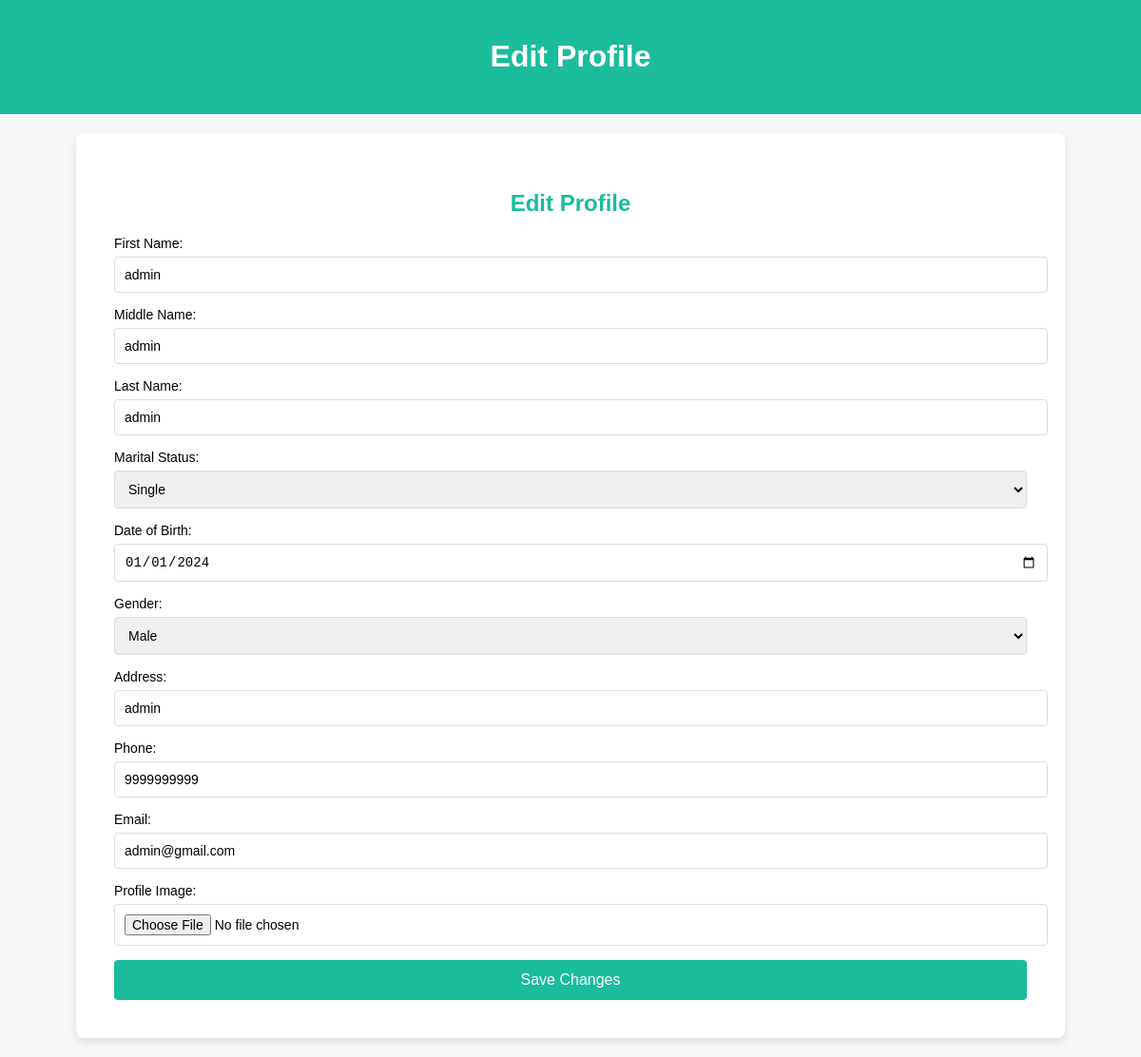
The app's page /pedit.php?Patient_Id=1 with its own data.
### tables this page shows
CREATE TABLE `patients` (
  `Patient_Id` int(11) NOT NULL,
  `password` varchar(64) DEFAULT NULL,
  `Patient_FirstName` varchar(20) NOT NULL,
  `Patient_MiddleName` varchar(20) DEFAULT NULL,
  `Patient_LastName` varchar(20) DEFAULT NULL,
  `Patient_DOB` date DEFAULT NULL,
  `Patient_Gender` varchar(10) DEFAULT NULL,
  `Patient_Address` varchar(255) DEFAULT NULL,
  `Patient_Phone` varchar(15) DEFAULT NULL,
  `Patient_Email` varchar(255) DEFAULT NULL,
  `verified` tinyint(1) NOT NULL DEFAULT 0,
  `profile_img` varchar(255) NOT NULL,
  `Patient_Marital_Status` varchar(20) NOT NULL,
  `security_question` varchar(255) NOT NULL,
  `security_answer` varchar(255) NOT NULL
);

### pedit.php (the view, shortened to what this page needs)
<?php
include_once 'db.php';
$errors = [];
$patientDetails = [];
if (isset($_GET['Patient_Id'])) {
    $patientId = (int)$_GET['Patient_Id'];
    $stmt = $conn->prepare("SELECT * FROM patients WHERE Patient_Id = ?");
    $stmt->bind_param("i", $patientId);
    $stmt->execute();
    $result = $stmt->get_result();
    if ($result->num_rows > 0) {
        $patientDetails = $result->fetch_assoc();
    } else {
        $errors[] = "Patient not found.";
    }
}
$patientDetails = array_merge([
    'Patient_FirstName' => '',
    'Patient_MiddleName' => '',
    'Patient_LastName' => '',
    'Patient_Maritial_Status' => '',
    'Patient_DOB' => '',
    'Patient_Gender' => '',
    'Patient_Address' => '',
    'Patient_Phone' => '',
    'Patient_Email' => '',
    'profile_img' => 'dp/default.png'
], $patientDetails);
?>
<!DOCTYPE html>
<html lang="en">
<head>
</head>
<body>
<header>
    <h1>Edit Profile</h1>
</header>
<div class="content">
    <form class="edit-form" method="POST" action="" enctype="multipart/form-data">
        <h2>Edit Profile</h2>
        <label for="firstName">First Name:</label>
        <input type="text" id="firstName" name="firstName" value="<?= htmlspecialchars($patientDetails['Patient_FirstName']) ?>" required>
        <label for="middleName">Middle Name:</label>
        <input type="text" id="middleName" name="middleName" value="<?= isset($patientDetails['Patient_MiddleName']) ? htmlspecialchars($patientDetails['Patient_MiddleName']) : '' ?>">
        <label for="lastName">Last Name:</label>
        <input type="text" id="lastName" name="lastName" value="<?= htmlspecialchars($patientDetails['Patient_LastName']) ?>" required>
        <label for="maritalStatus">Marital Status:</label>
        <select id="maritalStatus" name="maritalStatus" required>
            <option value="Single" <?= $patientDetails['Patient_Maritial_Status'] == 'Single' ? 'selected' : '' ?>>Single</option>
        </select>
        <label for="dob">Date of Birth:</label>
        <input type="date" id="dob" name="dob" value="<?= htmlspecialchars($patientDetails['Patient_DOB']) ?>" required>
        <label for="gender">Gender:</label>
        <select id="gender" name="gender" required>
            <option value="Male" <?= $patientDetails['Patient_Gender'] == 'Male' ? 'selected' : '' ?>>Male</option>
        </select>
        <label for="address">Address:</label>
        <input type="text" id="address" name="address" value="<?= htmlspecialchars($patientDetails['Patient_Address']) ?>" required>
        <label for="phone">Phone:</label>
        <input type="text" id="phone" name="phone" value="<?= htmlspecialchars($patientDetails['Patient_Phone']) ?>" required>
        <label for="email">Email:</label>
        <input type="email" id="email" name="email" value="<?= htmlspecialchars($patientDetails['Patient_Email']) ?>" required>
        <label for="profile_img">Profile Image:</label>
        <input type="file" id="profile_img" name="profile_img">
        <button type="submit" class="save-button">Save Changes</button>
    </form>
</div>
</body>
</html>

### pedit.php (style rules this page uses)
body { font-family: Arial, sans-serif; background-color: #f7f7f7; margin: 0; padding: 0; }
header { background-color: #1ABC9C; color: white; padding: 20px; text-align: center; }
.content { margin: 20px auto; padding: 40px; width: 80%; background-color: white; box-shadow: 0 4px 8px rgba(0, 0, 0, 0.1); border-radius: 8px; }
.edit-form h2 { text-align: center; color: #1ABC9C; margin-bottom: 20px; }
.edit-form label { font-size: 14px; margin-bottom: 6px; display: block; }
.edit-form input, .edit-form select { width: 100%; padding: 10px; margin-bottom: 15px; border: 1px solid #ddd; border-radius: 4px; font-size: 14px; }
.save-button { background-color: #1ABC9C; color: white; padding: 12px 24px; border: none; border-radius: 4px; cursor: pointer; width: 100%; font-size: 16px; }

### records on screen
patients: firstName "admin", middleName "admin", lastName "admin", dob "01/01/2024", gender "Male", address "admin", phone "9999999999", email "admin@gmail.com"
